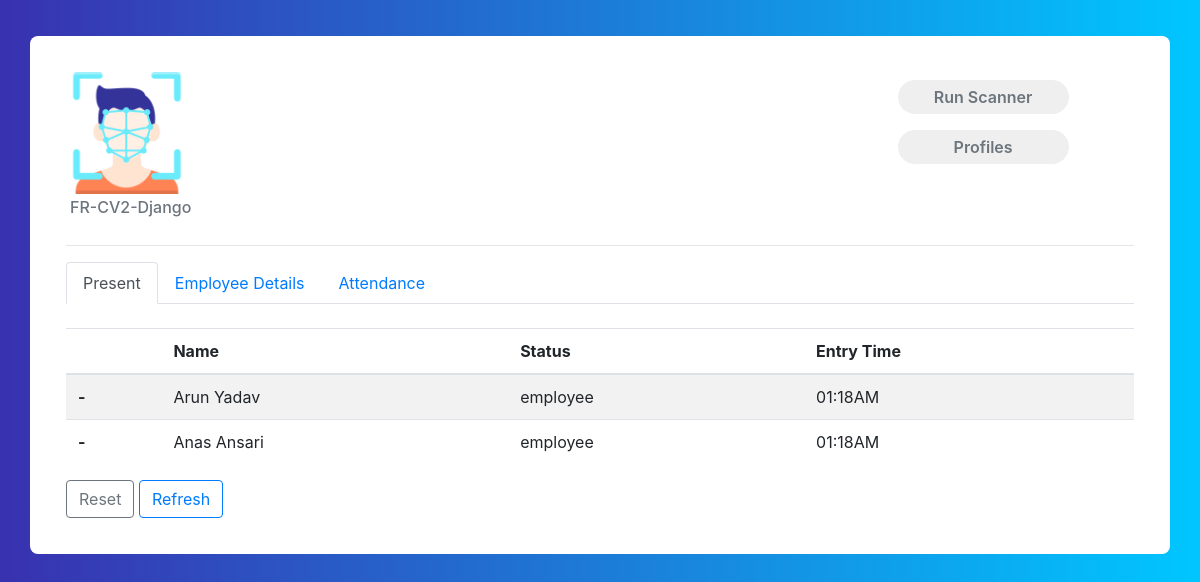
The page / on the database its author committed.
### core/models.py (models this page shows, shortened)
class Profile(models.Model):
    first_name = models.CharField(max_length=70)
    last_name = models.CharField(max_length=70)
    date = models.DateField()
    phone = models.BigIntegerField()
    email = models.EmailField()
    ranking = models.IntegerField()
    profession = models.CharField(max_length=200)
    status = models.CharField(choices=types,max_length=20,null=True,blank=False,default='employee')
    present = models.BooleanField(default=False)
    image = models.ImageField()
    updated = models.DateTimeField(auto_now=True)
    shift = models.TimeField()

### core/views.py (the view)
# urls.py: path('', index, name= 'index'),
def index(request):
    scanned = LastFace.objects.all().order_by('date').reverse()
    present = Profile.objects.filter(present=True).order_by('updated').reverse()
    absent = Profile.objects.filter(present=False).order_by('shift')
    context = {
        'scanned': scanned,
        'present': present,
        'absent': absent,
    }
    return render(request, 'core/index.html', context)

### core/templates/core/index.html (shortened to what this page needs)
{% extends "core/base.html" %}
{% load static %}
{% block content %}
<div class="container emp-profile">
    <div class="row">
        <div class="col-md-3">
            <img src="{% static 'img/fcicon.png'%}" alt="" width="50%">
            <h6 class="text-muted p-1"> FR-CV2-Django</h6>
        </div>
        <div class="col-md-6">
        </div>
        <div class="col-md-3">
            <a target="_blank" class="scan" href="{% url 'details' %}"><input type="submit" class="profile-edit-btn m-2"
                    name="btnAddMore" value="Run Scanner" /></a>
            <a   href="{% url 'profiles' %}"><input type="submit" class="profile-edit-btn m-2 "
                        name="btnAddMore" value="Profiles" /></a>
        </div>
    </div>
    <hr>
    <ul class="nav nav-tabs" id="myTab" role="tablist">
        <li class="nav-item" role="presentation">
            <a class="nav-link active" id="present-tab" data-toggle="tab" href="#present" role="tab"
                aria-controls="home" aria-selected="true">Present</a>
        </li>
        <li class="nav-item" role="presentation">
            <a class="nav-link" id="absent-tab" data-toggle="tab" href="#absent" role="tab" aria-controls="profile"
                aria-selected="false">Employee Details</a>
        </li>
        <li class="nav-item" role="presentation">
            <a class="nav-link" id="history-tab" data-toggle="tab" href="#history" role="tab" aria-controls="contact"
                aria-selected="false">Attendance</a>
        </li>
    </ul>
    <div class="tab-content" id="myTabContent">
        <br>
        <div class="tab-pane fade show active" id="present" role="tabpanel" aria-labelledby="home-tab">
            <table class="table table-striped ">
                <thead>
                    <tr>
                        <th scope="col"> </th>
                        <th scope="col">Name</th>
                        <th scope="col">Status</th>
                        <th scope="col">Entry Time</th>
                    </tr>
                </thead>
                <tbody>
                    {% for profile in present %}
                    <tr>
                        <th scope="row">-</th>
                        <td>{{profile.first_name}} {{profile.last_name}}</td>
                        <td>{{profile.status}}</td>
                        <td>{{profile.updated |date:"h:iA"}}</td>
                    </tr>
                    {% endfor%}
                </tbody>
            </table>
            <a href="{% url 'reset' %}"><button type="button" class="btn btn-outline-secondary">Reset</button></a>
            <a href="{% url 'index' %}"><button type="button" class="btn btn-outline-primary">Refresh</button></a>
        </div>
    </div>
</div>
{% endblock content %}

### static/css/details.css (style rules this page uses)
.emp-profile { padding: 3%; margin-top: 3%; margin-bottom: 3%; border-radius: 0.5rem; background: #fff; }
.profile-edit-btn { border: none; border-radius: 1.5rem; width: 70%; padding: 2%; font-weight: 600; color: #6c757d; cursor: pointer; }

### static/css/body.css (style rules this page uses)
body { background: -webkit-linear-gradient(left, #3931af, #00c6ff); }

### rows shown on the page
Profile: first_name "Arun", last_name "Yadav", status "employee", updated "01:18AM"
Profile: first_name "Anas", last_name "Ansari", status "employee", updated "01:18AM"
